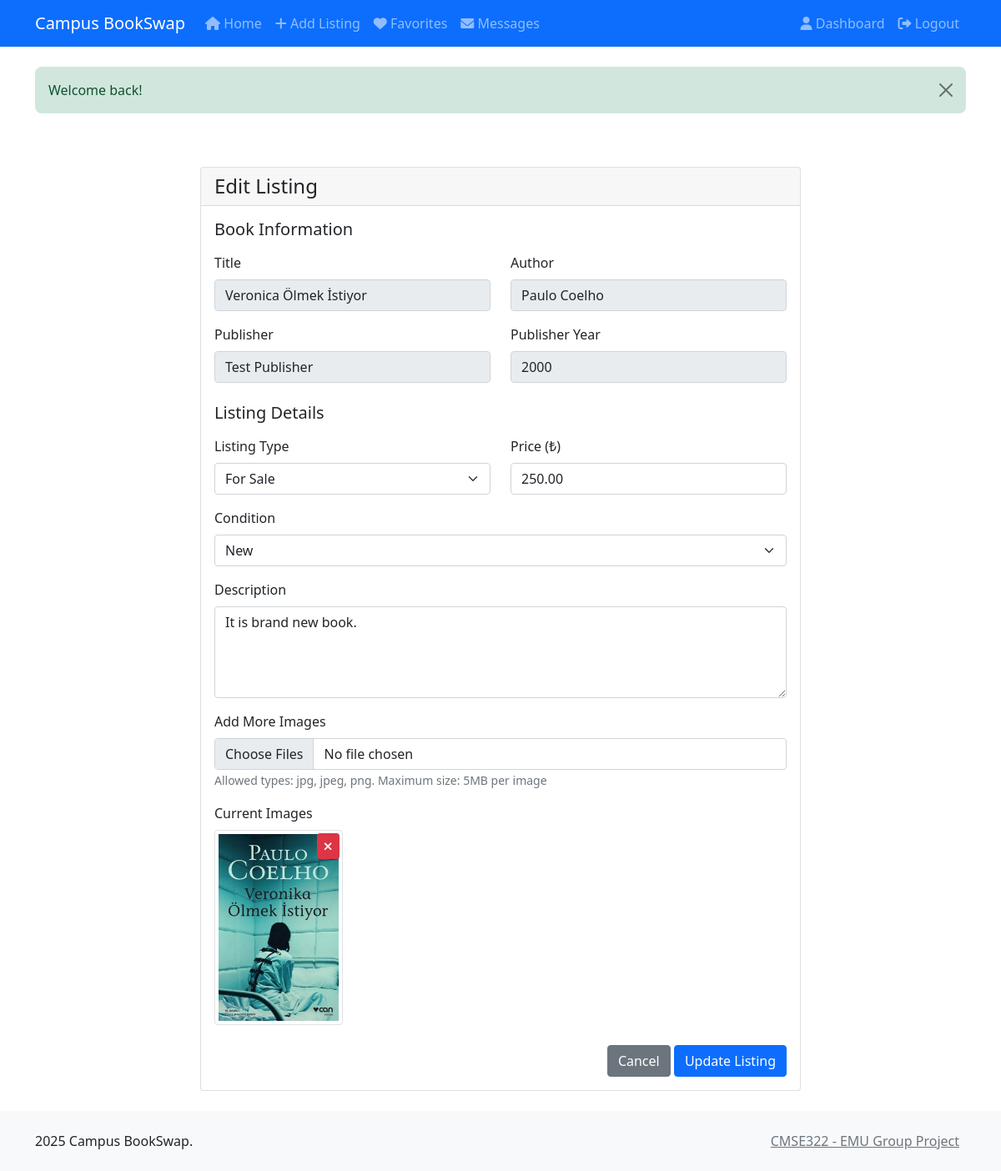
The page /projectfolder/edit-listing.php?id=28 (signed in) on the database its author committed.
### tables this page shows
CREATE TABLE `listing` (
  `listing_id` int(11) NOT NULL,
  `book_id` int(11) DEFAULT NULL,
  `user_id` int(11) DEFAULT NULL,
  `title` varchar(255) DEFAULT NULL,
  `price` decimal(10,2) DEFAULT NULL,
  `condition` varchar(50) DEFAULT NULL,
  `listing_status` varchar(20) DEFAULT NULL,
  `description` text DEFAULT NULL,
  `listing_type` varchar(20) DEFAULT NULL CHECK (`listing_type` in ('sale','exchange')),
  `list_date` datetime DEFAULT NULL,
  `admin_approved` tinyint(1) DEFAULT 0
);

CREATE TABLE `book` (
  `book_id` int(11) NOT NULL,
  `title` varchar(255) NOT NULL,
  `author` varchar(100) DEFAULT NULL,
  `publisher_year` int(11) DEFAULT NULL,
  `publisher` varchar(100) DEFAULT NULL
);

CREATE TABLE `listing_image` (
  `image_id` int(11) NOT NULL,
  `listing_id` int(11) DEFAULT NULL,
  `image_url` varchar(255) DEFAULT NULL
);

### projectfolder/includes/db.php (called while the page is built, shortened)
<?php
function getDbConnection() {
    static $conn = null;
    if ($conn === null) {
        try {
            $conn = new mysqli(DB_HOST, DB_USER, DB_PASS, DB_NAME);
            $conn->set_charset("utf8");
        } catch (Exception $e) {
            error_log("Database connection error: " . $e->getMessage());
            die("Sorry, we're experiencing technical difficulties. Please try again later.");
        }
    }
    return $conn;
}
function prepareStatement($sql) {
    $conn = getDbConnection();
    $stmt = $conn->prepare($sql);
    return $stmt;
}

### projectfolder/edit-listing.php (the view, shortened to what this page needs)
<?php
require_once 'includes/db.php';
$listing_id = intval($_GET['id'] ?? 0);
$stmt = prepareStatement("
    SELECT l.*, b.title as book_title, b.author, b.publisher, b.publisher_year
    FROM listing l
    JOIN book b ON l.book_id = b.book_id
    WHERE l.listing_id = ? AND l.user_id = ?
");
$stmt->bind_param("ii", $listing_id, getCurrentUserId());
$stmt->execute();
$result = $stmt->get_result();
$listing = $result->fetch_assoc();
$stmt = prepareStatement("SELECT * FROM listing_image WHERE listing_id = ?");
$stmt->bind_param("i", $listing_id);
$stmt->execute();
$images = $stmt->get_result()->fetch_all(MYSQLI_ASSOC);
include 'includes/header.php';
?>
<div class="container mt-4">
    <div class="row">
        <div class="col-md-8 offset-md-2">
            <div class="card">
                <div class="card-header">
                    <h4 class="mb-0">Edit Listing</h4>
                </div>
                <div class="card-body">
                    <form method="POST" enctype="multipart/form-data">
                        <h5 class="mb-3">Book Information</h5>
                        <div class="row mb-3">
                            <div class="col-md-6">
                                <label class="form-label">Title</label>
                                <input type="text" class="form-control"
                                       value="<?php echo htmlspecialchars($listing['book_title'] ?? ''); ?>" readonly>
                            </div>
                            <div class="col-md-6">
                                <label class="form-label">Author</label>
                                <input type="text" class="form-control"
                                       value="<?php echo htmlspecialchars($listing['author'] ?? ''); ?>" readonly>
                            </div>
                        </div>
                        <div class="row mb-3">
                            <div class="col-md-6">
                                <label class="form-label">Publisher</label>
                                <input type="text" class="form-control"
                                       value="<?php echo htmlspecialchars($listing['publisher'] ?? ''); ?>" readonly>
                            </div>
                            <div class="col-md-6">
                                <label class="form-label">Publisher Year</label>
                                <input type="text" class="form-control"
                                       value="<?php echo htmlspecialchars($listing['publisher_year'] ?? ''); ?>" readonly>
                            </div>
                        </div>
                        <h5 class="mb-3 mt-4">Listing Details</h5>
                        <div class="row mb-3">
                            <div class="col-md-6">
                                <label class="form-label">Listing Type</label>
                                <select class="form-select" name="listing_type" id="listingType" required>
                                    <option value="sale" <?php echo ($listing['listing_type'] ?? '') === 'sale' ? 'selected' : ''; ?>>
                                        For Sale
                                    </option>
                                </select>
                            </div>
                            <div class="col-md-6" id="priceField">
                                <label class="form-label">Price (₺)</label>
                                <input type="number" class="form-control" name="price" step="0.01" min="0"
                                       value="<?php echo htmlspecialchars($listing['price'] ?? '0.00'); ?>">
                            </div>
                        </div>
                        <div class="mb-3">
                            <label class="form-label">Condition</label>
                            <select class="form-select" name="condition" required>
                                <?php
                                $conditions = ['new', 'like new', 'very good', 'good', 'fair', 'poor'];
                                foreach ($conditions as $condition):
                                    $selected = ($condition === ($listing['condition'] ?? '')) ? 'selected' : '';
                                ?>
                                    <option value="<?php echo $condition; ?>" <?php echo $selected; ?>>
                                        <?php echo ucwords($condition); ?>
                                    </option>
                                <?php endforeach; ?>
                            </select>
                        </div>
                        <div class="mb-3">
                            <label class="form-label">Description</label>
                            <textarea class="form-control" name="description" rows="4" required><?php
                                echo htmlspecialchars($listing['description'] ?? '');
                            ?></textarea>
                        </div>
                        <div class="mb-3">
                            <label class="form-label">Add More Images</label>
                            <input type="file" class="form-control" name="images[]"
                                   accept="image/jpeg,image/png" multiple
                                   onchange="validateFileSize(this)">
                            <small class="text-muted">
                                Allowed types: <?php echo implode(', ', ALLOWED_EXTENSIONS); ?>.
                                Maximum size: 5MB per image
                            </small>
                        </div>
                        <?php if ($images): ?>
                            <div class="mb-3">
                                <label class="form-label">Current Images</label>
                                <div class="row" id="currentImages">
                                    <?php foreach ($images as $image): ?>
                                        <div class="col-md-3 mb-2 image-container" id="image-<?php echo $image['image_id']; ?>">
                                            <div class="position-relative">
                                                <img src="<?php echo htmlspecialchars($image['image_url']); ?>"
                                                     class="img-thumbnail" alt="Listing image">
                                                <button type="button" class="btn btn-danger btn-sm position-absolute top-0 end-0 m-1 delete-image"
                                                        data-image-id="<?php echo $image['image_id']; ?>">
                                                    <i class="fas fa-times"></i>
                                                </button>
                                            </div>
                                        </div>
                                    <?php endforeach; ?>
                                </div>
                            </div>
                        <?php endif; ?>
                        <div class="text-end">
                            <a href="listing.php?id=<?php echo $listing_id; ?>" class="btn btn-secondary">Cancel</a>
                            <button type="submit" class="btn btn-primary">Update Listing</button>
                        </div>
                    </form>
                </div>
            </div>
        </div>
    </div>
</div>
<?php include 'includes/footer.php'; ?>

### projectfolder/assets/css/style.css (style rules this page uses)
body { min-height: 100vh; display: flex; flex-direction: column; }
.container { flex: 1; }
.card { transition: transform 0.2s ease-in-out, box-shadow 0.2s ease-in-out; }

### rows shown on the page
listing: book.title "Veronica Ölmek İstiyor", book.author "Paulo Coelho", book.publisher "Test Publisher", book.publisher_year "2000", listing_type "For Sale", price "250.00", description "It is brand new book."
listing_image: image_url (picture)

### other values the page prints
SITE_NAME "Campus BookSwap"
$_SESSION['flash']['message'] "Welcome back!"
implode(', ', ALLOWED_EXTENSIONS) "jpg, jpeg, png"
form field condition "New"
